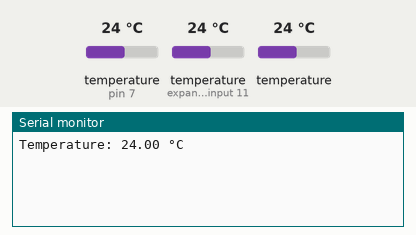
This sketch was run on a simulated Arduino Uno, built with avr-gcc and run on an emulated ATmega328P. Shown: the last lines printed to the serial monitor. Inputs (shaded band) come from the test bench; at power-on: temperature (sensors on pin 7, expander input 11) 24 °C, temperature 24 °C.

Above: at 3.7 s.
3.8 s: temperature (sensor on pin 7) set to 12 °C
At 7.8 s:
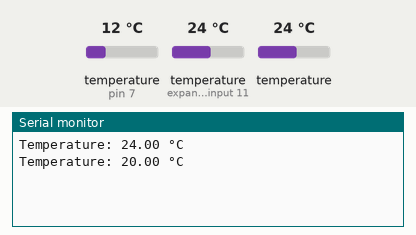
8.1 s: temperature (sensor on expander input 11) set to 12 °C
At 10.2 s:
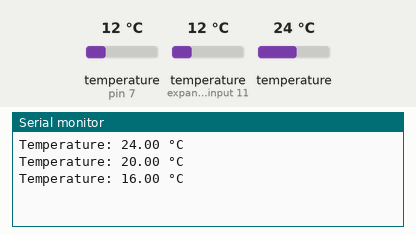
12.4 s: temperature (sensor 207) set to 12 °C
At 13.5 s:
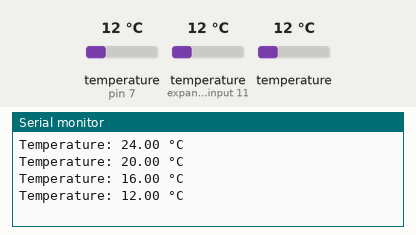
16.7 s: temperature (sensor on pin 7) set to 19 °C
At 20.2 s:
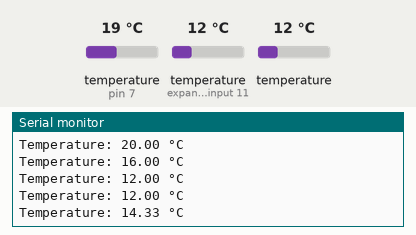
21.0 s: temperature (sensor on expander input 11) set to 19 °C
At 23.5 s:
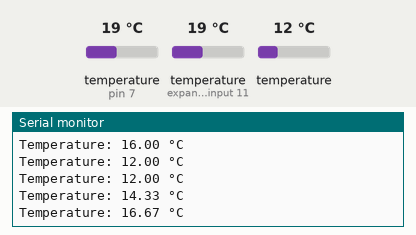
25.3 s: temperature (sensor 207) set to 19 °C
At 26.8 s:
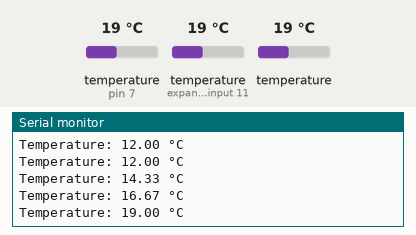
Timing chart, 0 to 28.3 s (numbered marks = the images above; inputs shaded):
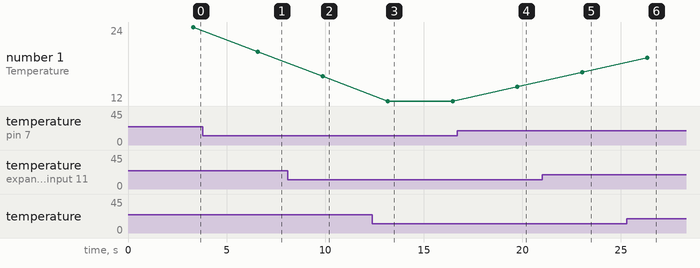

Measured:
- after the input at 3.8 s, the serial monitor: prints a new line after 2.8 s (image 1)
- after the input at 8.1 s, the serial monitor: prints a new line after 1.8 s (image 2)
- after the input at 12.4 s, the serial monitor: prints a new line after 0.77 s (image 3)
- after the input at 16.7 s, the serial monitor: prints a new line after 3.0 s (image 4)
- after the input at 21.0 s, the serial monitor: prints a new line after 2.0 s (image 5)
- after the input at 25.3 s, the serial monitor: prints a new line after 1.0 s (image 6)
- plotted number 1: 24 → 20 after the input at 3.8 s, 20 → 16 after the input at 8.1 s, 16 → 12 after the input at 12.4 s, 12 → 14.33 after the input at 16.7 s, 14.33 → 16.67 after the input at 21.0 s

The sketch:

heat_sensor.ino
```cpp
#include <OneWire.h>
#include <DallasTemperature.h>

#define ONE_WIRE_BUS 7

OneWire oneWire(ONE_WIRE_BUS);

DallasTemperature sensors(&oneWire);

void setup() {
  Serial.begin(115200);
  sensors.begin();
  delay(2500);

}

void loop() {
  sensors.requestTemperatures();

  float tempC1 = sensors.getTempCByIndex(0);
  float tempC2 = sensors.getTempCByIndex(1);
  float tempC3 = sensors.getTempCByIndex(2);
  float temp_avg = (tempC1 + tempC2 + tempC3) / 3;


    Serial.print("Temperature: ");
    Serial.print(temp_avg);
    Serial.println(" °C");

delay(2500);
}
```
